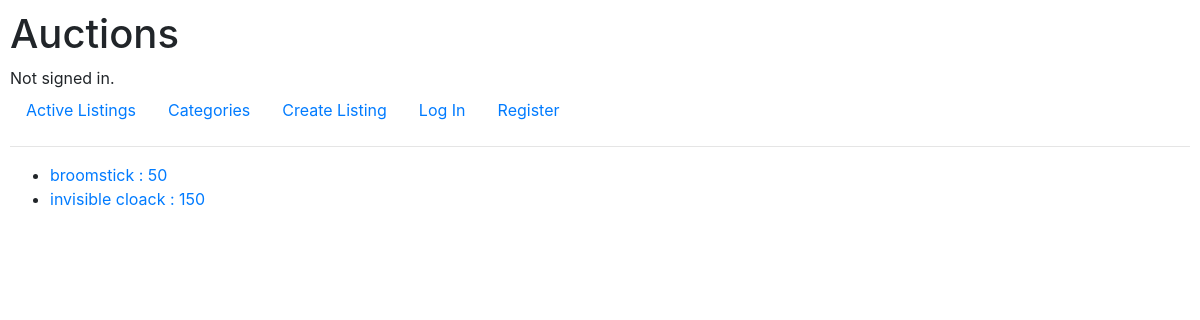
Screenshot of /categories/1 with the database file from the repository.
### auctions/models.py (models this page shows)
class AuctionListing(models.Model):
    title = models.CharField(max_length=255)
    description = models.TextField()
    price = models.IntegerField()
    image = models.URLField(blank=True)
    created = models.DateTimeField(auto_now=True)
    active = models.BooleanField()
    category = models.ForeignKey(Category,blank=True, on_delete=models.SET_NULL, null=True, related_name="categories")
    winner = models.ForeignKey(User,blank=True, on_delete=models.SET_NULL, null=True, related_name="winner")
    seller = models.ForeignKey(User, on_delete=models.CASCADE, related_name="seller")
    def __str__(self):
        return f"{self.title} : {self.price}"

### auctions/views.py (the view)
# urls.py: path('categories/<int:id>', views.search_by_category, name="search_by_category"),
def search_by_category(request, id):
    return render(request, "auctions/search_category.html", {
        'list_auction' : AuctionListing.objects.filter(category_id=id)
    })

### auctions/templates/auctions/search_category.html (shortened to what this page needs)
{% extends 'auctions/layout.html' %}
{% block body %}
    <ul>
        {% for list in list_auction %}
            <li><a href="{% url 'single_listing' list.id %}">{{ list }}</a></li>
        {% empty %}
            No Category Listed
        {% endfor %}
    </ul>
{% endblock %}

### auctions/static/auctions/styles.css (style rules this page uses)
body { padding: 10px; }

### rows the page displays
AuctionListing: title+price "broomstick : 50"
AuctionListing: title+price "invisible cloack : 150"
